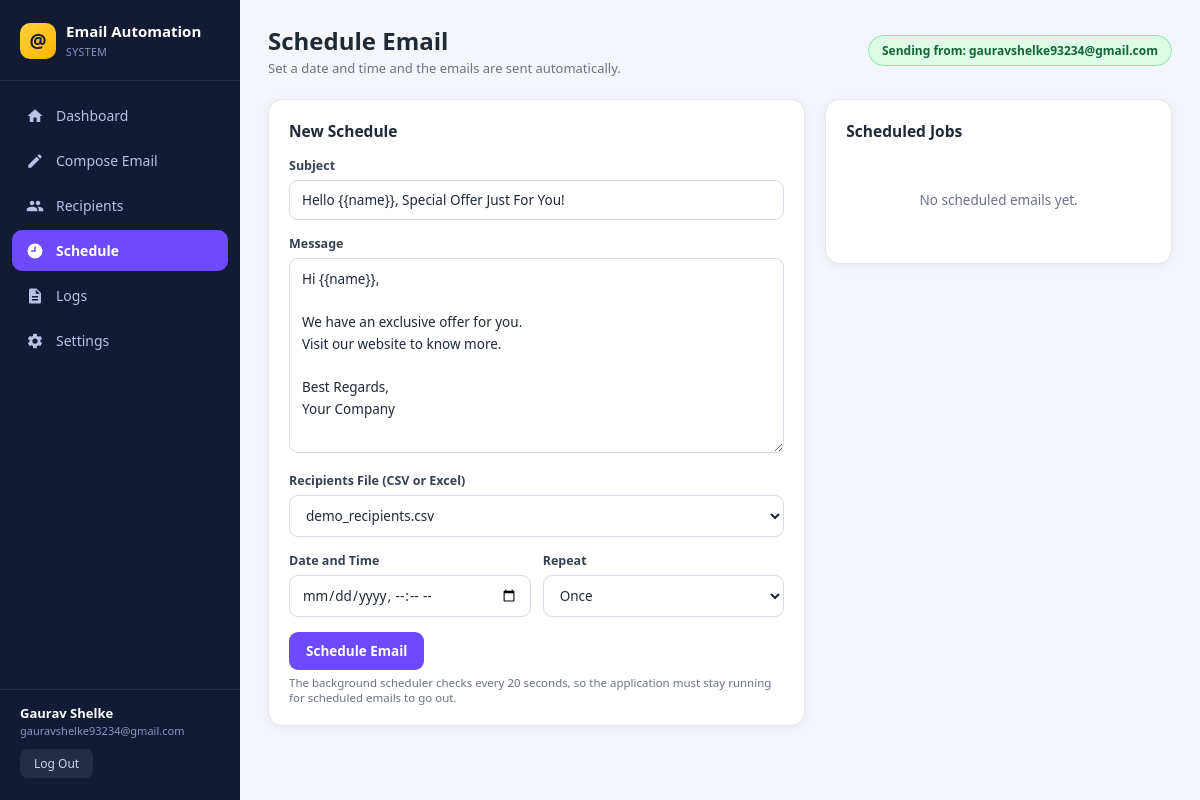
The page /schedule (signed in) on the database its author committed.
### tables this page shows
CREATE TABLE users (
            id              INTEGER PRIMARY KEY AUTOINCREMENT,
            name            TEXT NOT NULL,
            email           TEXT NOT NULL UNIQUE,
            password_hash   TEXT NOT NULL,
            sender_email    TEXT DEFAULT '',
            sender_password TEXT DEFAULT '',
            sender_name     TEXT DEFAULT '',
            smtp_server     TEXT DEFAULT 'smtp.gmail.com',
            smtp_port       INTEGER DEFAULT 587,
            created_at      TEXT NOT NULL
        );

### app.py (the view, shortened to what this page needs)
@app.route("/schedule", methods=["GET", "POST"])
@login_required
def schedule_page():
    return render_template("schedule.html", files=list_files(),
                           schedules=database.get_schedules(g.user["id"]),
                           default_subject=config.DEFAULT_SUBJECT,
                           default_body=config.DEFAULT_BODY, active="schedule")

### app.py (called while the page is built)
def login_required(view):
    @wraps(view)
    def wrapper(*args, **kwargs):
        if not g.user:
            flash("Please log in to continue.", "error")
            return redirect(url_for("login"))
        return view(*args, **kwargs)
    return wrapper

@app.before_request
def load_logged_in_user():
    user_id = session.get("user_id")
    g.user = database.get_user(user_id) if user_id else None

@app.context_processor
def inject_globals():
    return {"user": g.get("user"), "year": datetime.now().year}

### core/database.py (called while the page is built)
def get_connection():
    conn = sqlite3.connect(DATABASE, check_same_thread=False)
    conn.row_factory = sqlite3.Row
    return conn

def get_user(user_id):
    conn = get_connection()
    row = conn.execute("SELECT * FROM users WHERE id = ?", (user_id,)).fetchone()
    conn.close()
    return dict(row) if row else None

def get_schedules(user_id):
    conn = get_connection()
    rows = conn.execute("SELECT * FROM schedules WHERE user_id=? ORDER BY id DESC",
                        (user_id,)).fetchall()
    conn.close()
    return [dict(r) for r in rows]

### core/reader.py (called while the page is built)
def list_files():
    files = []
    for folder in (UPLOAD_FOLDER, DATA_FOLDER):
        if os.path.isdir(folder):
            files += [f for f in os.listdir(folder)
                      if f.lower().endswith((".csv", ".xlsx", ".xls"))]
    return sorted(set(files))

### templates/schedule.html (shortened to what this page needs)
{% extends "base.html" %}
{% block heading %}Schedule Email{% endblock %}
{% block subheading %}Set a date and time and the emails are sent automatically.{% endblock %}
{% block content %}
<div class="grid-2">
  <div class="card">
    <h3>New Schedule</h3>
    <form method="post">
      <div class="field">
        <label for="subject">Subject</label>
        <input type="text" id="subject" name="subject" value="{{ default_subject }}" required>
      </div>
      <div class="field">
        <label for="body">Message</label>
        <textarea id="body" name="body" rows="8" required>{{ default_body }}</textarea>
      </div>
      <div class="field">
        <label for="csv_file">Recipients File (CSV or Excel)</label>
        <select id="csv_file" name="csv_file" required>
          {% for f in files %}<option value="{{ f }}">{{ f }}</option>{% endfor %}
        </select>
      </div>
      <div class="row-2">
        <div class="field">
          <label for="run_at">Date and Time</label>
          <input type="datetime-local" id="run_at" name="run_at" required>
        </div>
        <div class="field">
          <label for="repeat_type">Repeat</label>
          <select id="repeat_type" name="repeat_type">
            <option value="once">Once</option>
          </select>
        </div>
      </div>
      <button class="btn btn-primary" type="submit">Schedule Email</button>
      <div class="hint">The background scheduler checks every 20 seconds, so the
        application must stay running for scheduled emails to go out.</div>
    </form>
  </div>
  <div class="card">
    <h3>Scheduled Jobs</h3>
    {% if schedules %}
      <div class="table-wrap" style="max-height:470px;overflow-y:auto">
        <table>
          <thead><tr><th>#</th><th>Subject</th><th>Run At</th><th>Repeat</th><th>Status</th><th></th></tr></thead>
          <tbody>
          {% for s in schedules %}
            <tr>
              <td>{{ s.id }}</td>
              <td>{{ s.subject[:22] }}{% if s.subject|length > 22 %}...{% endif %}</td>
              <td style="white-space:nowrap">{{ s.run_at }}</td>
              <td>{{ s.repeat_type }}</td>
              <td><span class="pill {{ s.status|lower }}">{{ s.status }}</span></td>
              <td><a class="btn btn-red btn-sm" href="{{ url_for('schedule_delete', sid=s.id) }}">Delete</a></td>
            </tr>
          {% endfor %}
          </tbody>
        </table>
      </div>
    {% else %}
      <div class="empty">No scheduled emails yet.</div>
    {% endif %}
  </div>
</div>
{% endblock %}

### templates/base.html (shortened to what this page needs)
<!DOCTYPE html>
<html lang="en">
<head>
<link rel="stylesheet" href="{{ url_for('static', filename='css/style.css') }}">
</head>
<body>
<div class="app">
  <aside class="sidebar">
    <div class="brand">
      <div class="logo">@</div>
      <div>
        <h1>Email Automation</h1>
        <span>SYSTEM</span>
      </div>
    </div>
    <nav class="nav">
      <a href="{{ url_for('dashboard') }}" class="{% if active=='dashboard' %}active{% endif %}">
        <svg viewBox="0 0 24 24" fill="currentColor"><path d="M10 20v-6h4v6h5v-8h3L12 3 2 12h3v8z"/></svg>
        <span>Dashboard</span></a>
      <a href="{{ url_for('compose') }}" class="{% if active=='compose' %}active{% endif %}">
        <svg viewBox="0 0 24 24" fill="currentColor"><path d="M3 17.25V21h3.75L17.81 9.94l-3.75-3.75zM20.71 7.04a1 1 0 000-1.41l-2.34-2.34a1 1 0 00-1.41 0l-1.83 1.83 3.75 3.75z"/></svg>
        <span>Compose Email</span></a>
      <a href="{{ url_for('recipients_page') }}" class="{% if active=='recipients' %}active{% endif %}">
        <span>Recipients</span></a>
      <a href="{{ url_for('schedule_page') }}" class="{% if active=='schedule' %}active{% endif %}">
        <svg viewBox="0 0 24 24" fill="currentColor"><path d="M12 2a10 10 0 100 20 10 10 0 000-20zm1 11H7v-2h4V6h2z"/></svg>
        <span>Schedule</span></a>
      <a href="{{ url_for('logs_page') }}" class="{% if active=='logs' %}active{% endif %}">
        <svg viewBox="0 0 24 24" fill="currentColor"><path d="M14 2H6a2 2 0 00-2 2v16a2 2 0 002 2h12a2 2 0 002-2V8zm2 16H8v-2h8zm0-4H8v-2h8zm-3-5V3.5L18.5 9z"/></svg>
        <span>Logs</span></a>
      <a href="{{ url_for('settings_page') }}" class="{% if active=='settings' %}active{% endif %}">
        <span>Settings</span></a>
    </nav>
    <div class="side-user">
      <b>{{ user.name }}</b>
      <span>{{ user.email }}</span>
      <a href="{{ url_for('logout') }}">Log Out</a>
    </div>
  </aside>
  <main class="main">
    <div class="topbar">
      <div>
        <h2>{% block heading %}Dashboard{% endblock %}</h2>
        <p>{% block subheading %}{% endblock %}</p>
      </div>
      {% if user.sender_email %}
        <span class="badge live">Sending from: {{ user.sender_email }}</span>
      {% else %}
        <span class="badge warn">No sender email yet - open Settings</span>
      {% endif %}
    </div>
    {% block content %}{% endblock %}
  </main>
</div>
</body>
</html>

### static/css/style.css (style rules this page uses)
:root { --navy: #131a33; --purple: #6d4aff; --purple-d: #5a37e8; --blue: #2f80ed; --green: #16a34a; --amber: #f59e0b; --red: #ef4444; --text: #1f2937; --muted: #6b7280; --line: #e5e7eb; --bg: #f4f6fb; --radius: 14px; --shadow: 0 2px 10px rgba(17, 24, 39, .06); }
* { margin: 0; padding: 0; box-sizing: border-box; }
body { font-family: 'Segoe UI', system-ui, -apple-system, Roboto, Arial, sans-serif; background: var(--bg); color: var(--text); font-size: 14.5px; }
a { text-decoration: none; color: inherit; }
.app { display: flex; min-height: 100vh; }
.sidebar { width: 240px; background: var(--navy); color: #cdd5f0; padding: 22px 0; position: fixed; inset: 0 auto 0 0; display: flex; flex-direction: column; }
.brand { display: flex; align-items: center; gap: 10px; padding: 0 20px 20px; border-bottom: 1px solid rgba(255,255,255,.08); margin-bottom: 14px; }
.brand .logo { width: 36px; height: 36px; border-radius: 10px; background: linear-gradient(135deg, #ffd23f, #ffb300); display: grid; place-items: center; font-size: 19px; color: var(--navy); font-weight: 700; }
.brand h1 { font-size: 15px; color: #fff; line-height: 1.2; }
.brand span { font-size: 10.5px; color: #8b95c4; letter-spacing: .4px; }
.nav { flex: 1; padding: 0 12px; }
.nav a { display: flex; align-items: center; gap: 12px; padding: 11px 14px; margin-bottom: 4px; border-radius: 10px; font-size: 14px; color: #b9c2e6; transition: .18s; }
.nav a svg { width: 18px; height: 18px; flex-shrink: 0; }
.nav a.active { background: var(--purple); color: #fff; font-weight: 600; }
.side-user { padding: 14px 20px 0; border-top: 1px solid rgba(255,255,255,.08); font-size: 12px; }
.side-user b { color: #fff; display: block; font-size: 13px; }
.side-user span { color: #8b95c4; font-size: 11px; word-break: break-all; }
.side-user a { display: inline-block; margin-top: 10px; padding: 6px 14px; background: rgba(255,255,255,.08); border-radius: 7px; color: #cdd5f0; font-size: 12px; }
.main { margin-left: 240px; flex: 1; padding: 24px 28px 40px; }
.topbar { display: flex; justify-content: space-between; align-items: center; margin-bottom: 22px; flex-wrap: wrap; gap: 12px; }
.topbar h2 { font-size: 24px; font-weight: 700; }
.topbar p { color: var(--muted); font-size: 13px; margin-top: 2px; }
.badge { padding: 6px 13px; border-radius: 30px; font-size: 12px; font-weight: 600; }
.badge.live { background: #dcfce7; color: #166534; border: 1px solid #86efac; }
.card { background: #fff; border: 1px solid var(--line); border-radius: var(--radius); box-shadow: var(--shadow); padding: 20px; margin-bottom: 20px; }
.card h3 { font-size: 15.5px; margin-bottom: 15px; font-weight: 700; }
.grid-2 { display: grid; grid-template-columns: 1.55fr 1fr; gap: 20px; align-items: start; }
label { display: block; font-size: 12.5px; font-weight: 600; margin-bottom: 6px; color: #374151; }
input[type=text], input[type=email], input[type=password], input[type=number], input[type=datetime-local], input[type=file], select, textarea { width: 100%; padding: 10px 12px; border: 1px solid #d6dae4; border-radius: 9px; font-size: 13.5px; font-family: inherit; background: #fff; color: var(--text); outline: none; transition: .15s; }
textarea { resize: vertical; line-height: 1.6; }
.field { margin-bottom: 15px; }
.hint { font-size: 11.5px; color: var(--muted); margin-top: 5px; }
.row-2 { display: grid; grid-template-columns: 1fr 1fr; gap: 12px; }
.btn { display: inline-flex; align-items: center; gap: 8px; padding: 10px 17px; border: none; border-radius: 9px; font-size: 13.5px; font-weight: 600; cursor: pointer; font-family: inherit; transition: .16s; }
.btn-primary { background: var(--purple); color: #fff; }
.empty { text-align: center; padding: 34px 10px; color: var(--muted); font-size: 13.5px; }

### rows shown on the page
users: name "Gaurav Shelke", email "gauravshelke93234@gmail.com", sender_email "gauravshelke93234@gmail.com"

### other values the page prints
form field csv_file "demo_recipients.csv"
